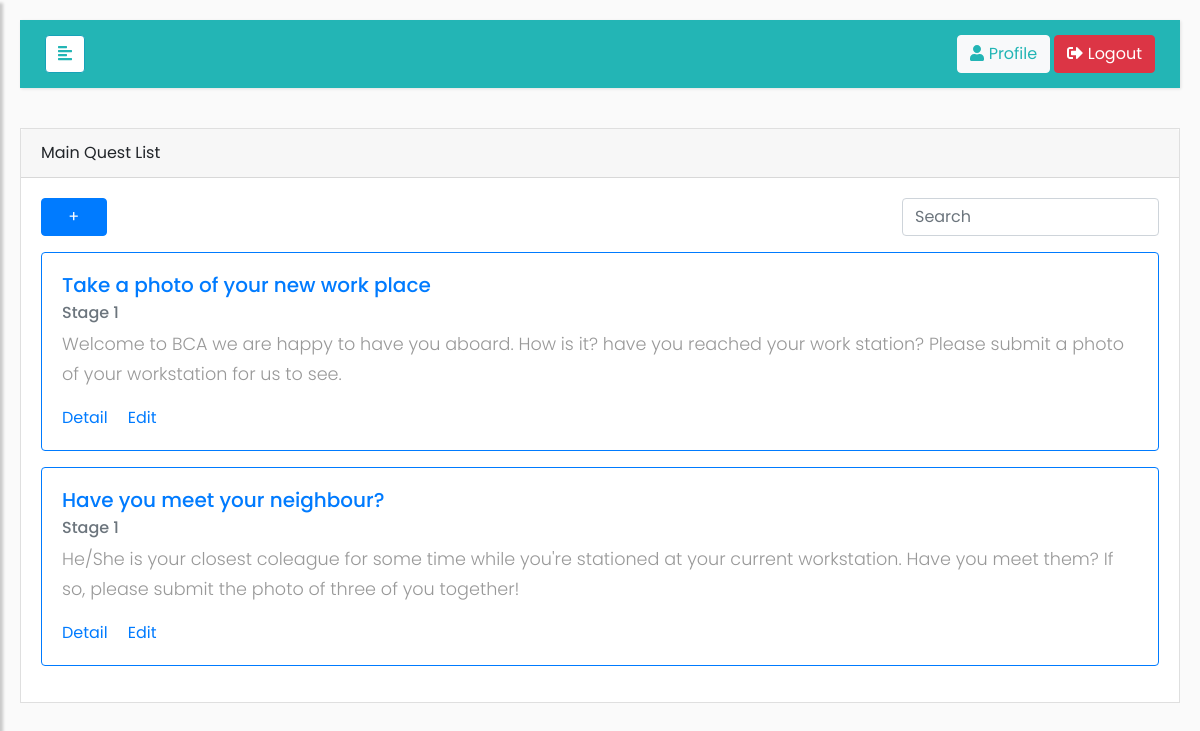
/main_quest.php (signed in), run on an earlier commit of the app's database.
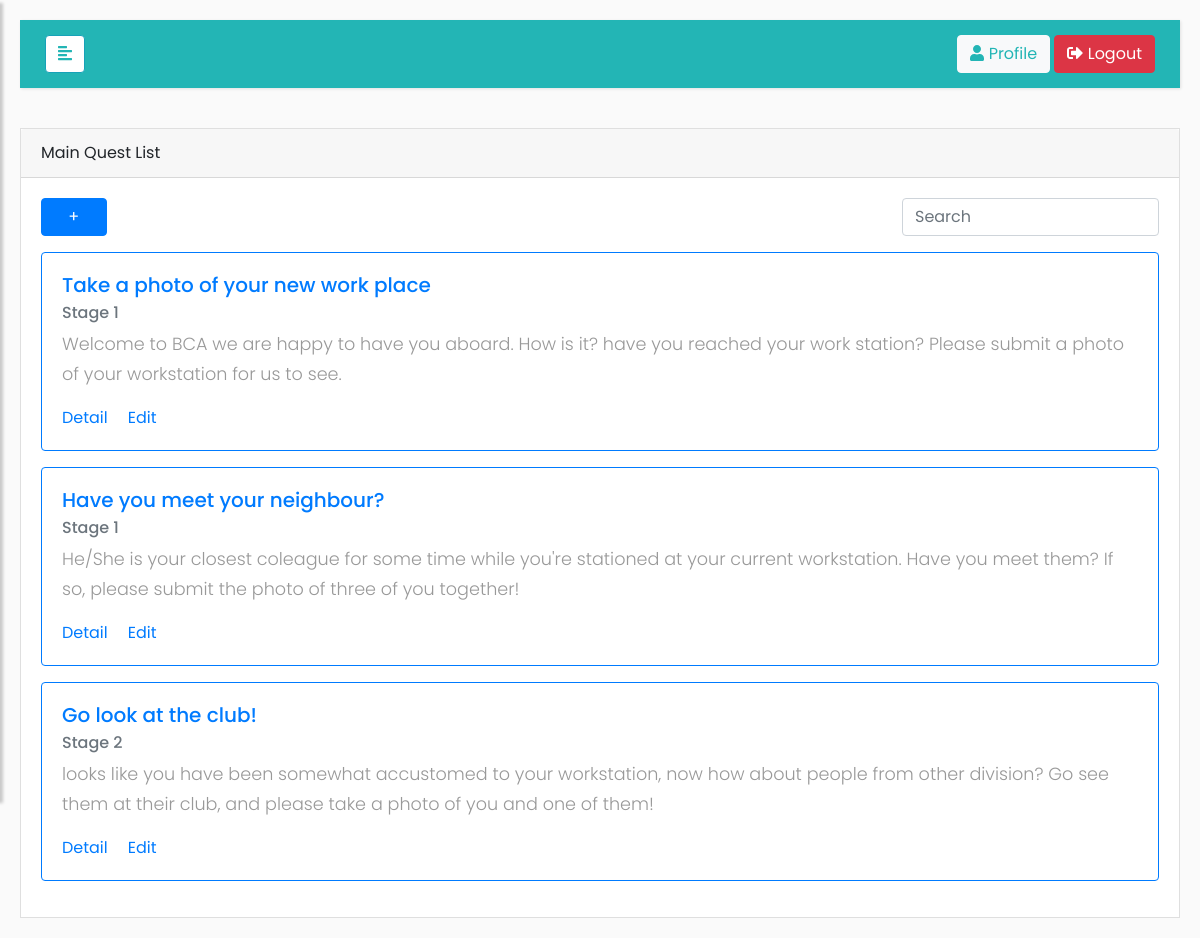
And on a later commit of the database.
### tables this page shows
create table quest(
	id int auto_increment primary key,
	title varchar (100),
	subtitle varchar (500),
	is_main boolean,
	type varchar(20),
	stage int,
	issued_by int,
	deadline int,
	reward int,
	issued_to int,
	completed boolean default 0,
	FOREIGN key (issued_to) REFERENCES user(id),
	FOREIGN key (issued_by) REFERENCES user(id)
	 
	 
	 
	 
);

### main_quest.php (the view, shortened to what this page needs)
<div class="card table-responsive" style="border-radius: 0px !important;">
    <div class="card-header">
        Main Quest List
    </div>
    <div class="card-body">
		<div class="row">
			<div class="col-sm-1">
				<a href="create_quest.php"><button type="button" class="btn btn-primary btn-block">+</button></a>
			</div>
			<div class="col-sm-8">
			</div>
			<div class="col-sm-3">
				<input class="form-control" type="text" placeholder="Search" aria-label="Search" style="margin-bottom: 1rem">
			</div>
		</div>
		<?php
			require('dbcon.php');
	        $sql = "SELECT * FROM quest where issued_by = ". $_SESSION['id'];
	        $result = $conn->query($sql);
	        if ($result->num_rows>0) {
	          while($row = $result->fetch_assoc()) {
	            echo '<div class="card border-primary mb-12"  style="margin-bottom: 1rem">';
	            echo '<div class="card-body text-primary">';
	            $completed = '';
	            echo '<h5 class="card-title">'.$row['title']." ".$completed.'</h5>';
	            if($row['is_main']==1) echo '<h6 class="card-subtitle mb-2 text-muted">Stage '.$row['stage'].'</h6>';
	            echo '<p class="card-text">'.$row['subtitle'].'</p>	';
	            echo '<a href="#" class="card-link">Detail</a>';
	            if (!($row['is_main']==0 and $row['completed']==1))echo '<a href="#" class="card-link">Edit</a>';
	            echo "</div></div>";
	          }
	        }
		?><!--
	</div>
</div>

### Style/style3.css (style rules this page uses)
body { font-family: 'Poppins', sans-serif; background: #fafafa; }
p { font-family: 'Poppins', sans-serif; font-size: 1.1em; font-weight: 300; line-height: 1.7em; color: #999; }
a, a:hover, a:focus { color: inherit; text-decoration: none; transition: all 0.3s; }
.navbar { padding: 15px 10px; background: #23b5b5; border: none; border-radius: 0; margin-bottom: 40px; box-shadow: 1px 1px 3px rgba(0, 0, 0, 0.1); }
#content { width: 100%; padding: 20px; min-height: 100vh; transition: all 0.3s; position: absolute; top: 0; right: 0; }
.mainbg { margin: 15px; padding: 0px; background-color: rgba(255,255,255,0.5); }

What changed in the data, as far as the page shows it:
added quest: title "Go look at the club!", stage "2", subtitle "looks like you have been somewhat accustomed to your workstation, now how about people from other division? Go see them at their club, and please take a photo of you and one of them!", is_main "Edit"
